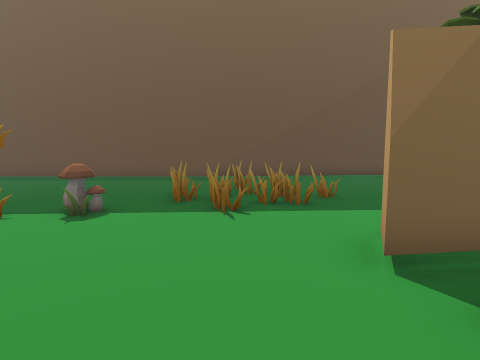
View 1 (above)

24 first-person views from a walk through a Unity game level. The camera is 1.3 m above the floor, tilts 6° down and sees 80° across. The floor is counted in squares, 1 m on a side. Each view is taken from the middle of a square. On the plan, view 1 faces up. The plan holds only what a view shows up to about 13 squares ahead; the rest is blank. The place goes on beyond the plan. The player is left out. Some animated figures are not drawn.

View 2
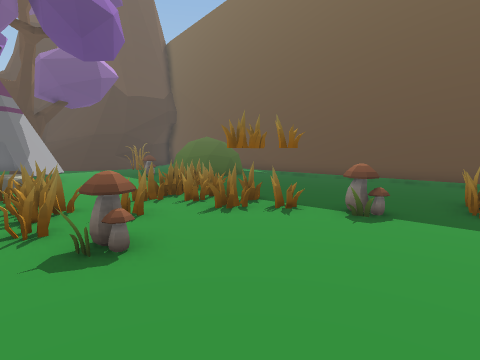

View 3
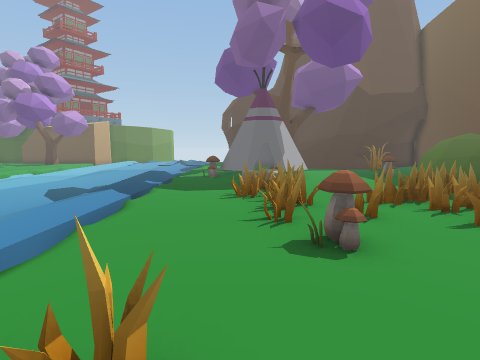

View 4
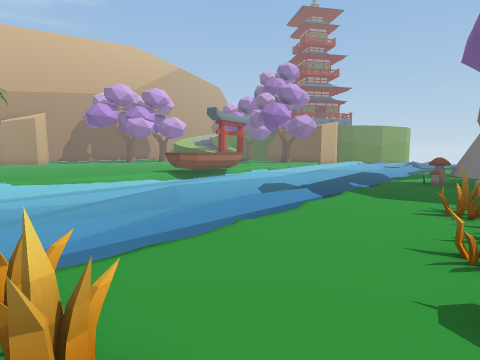

View 5
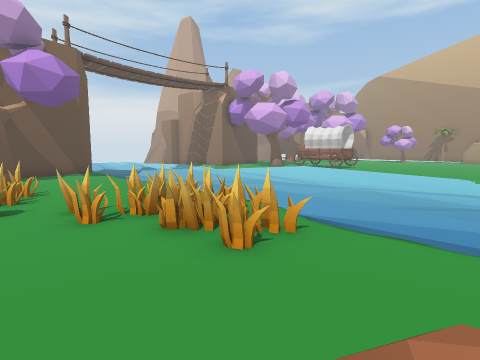

View 6
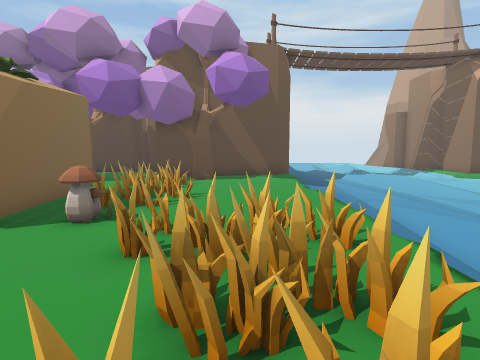

View 7
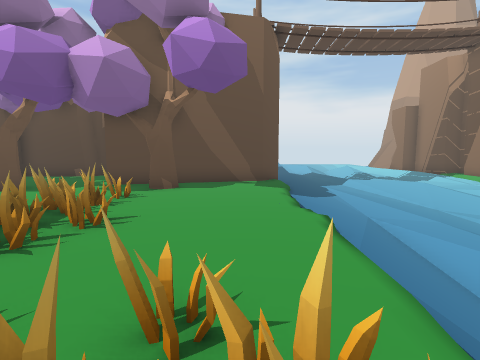

View 8
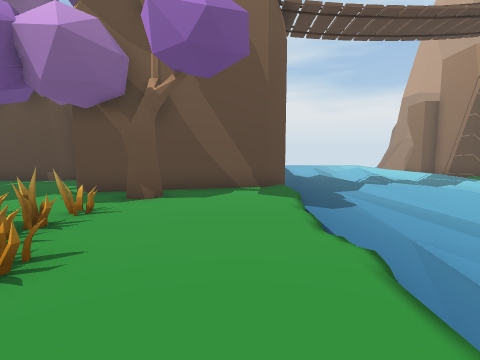

View 9
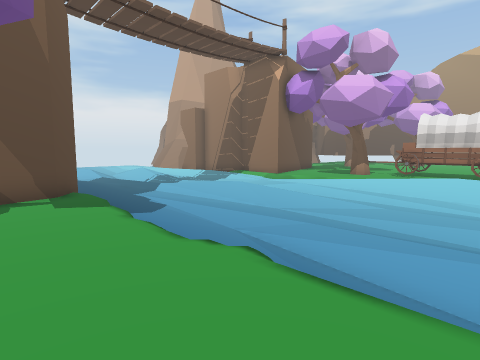

View 10
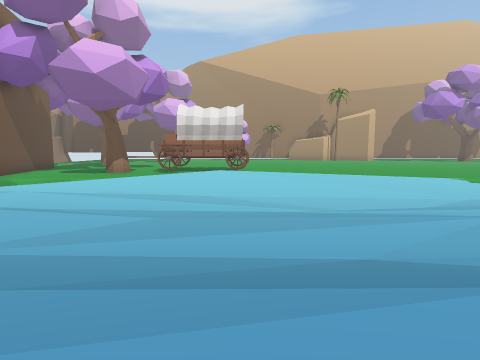

View 11
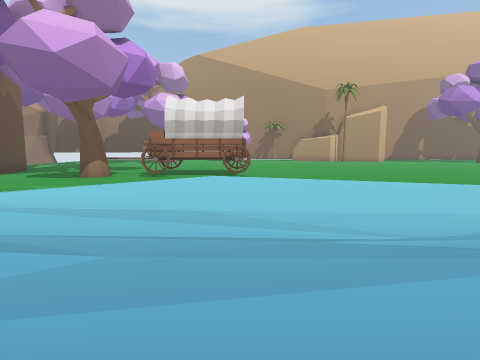

View 12
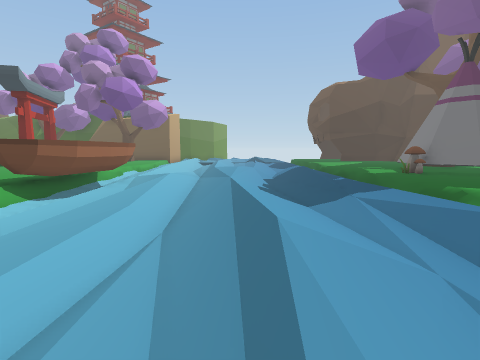

View 13
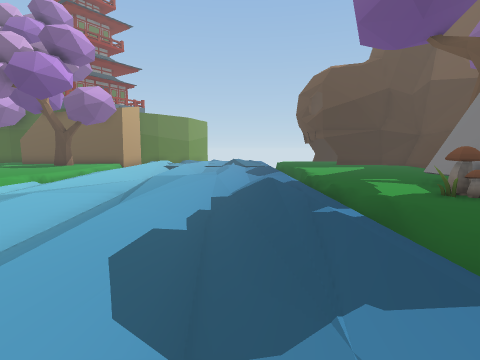

View 14
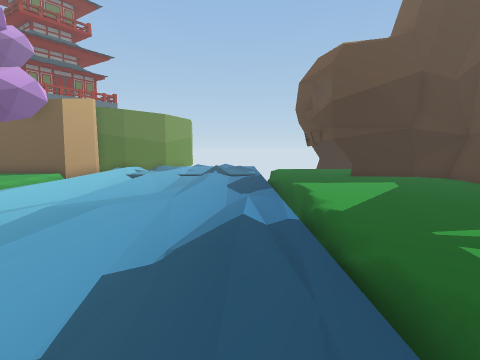

View 15
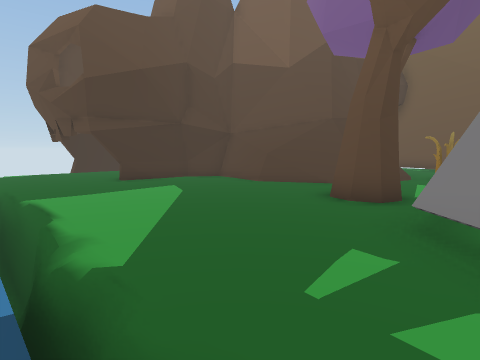

View 16
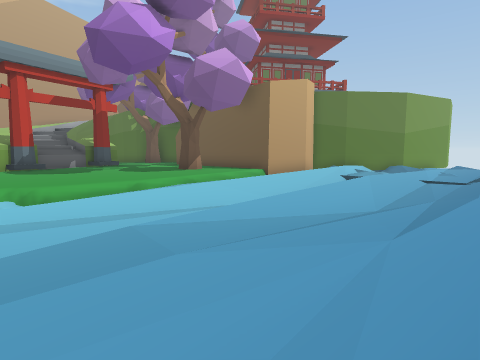

View 17
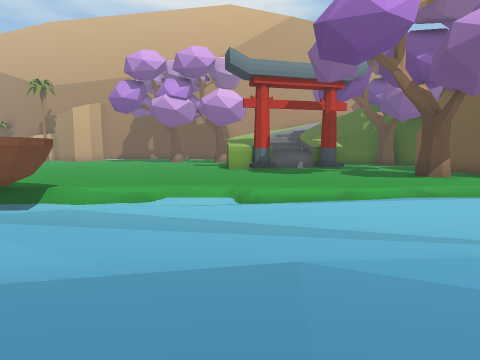

View 18
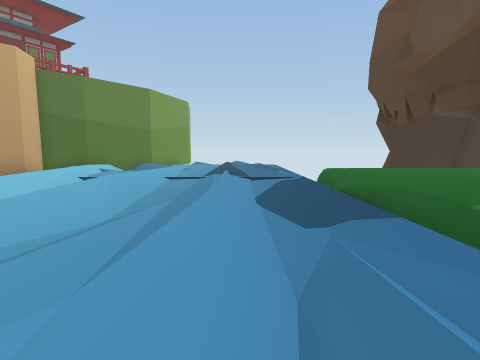

View 19
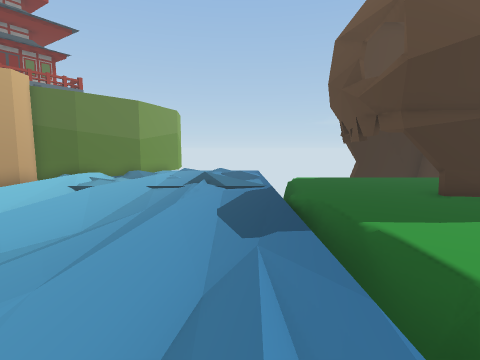

View 20
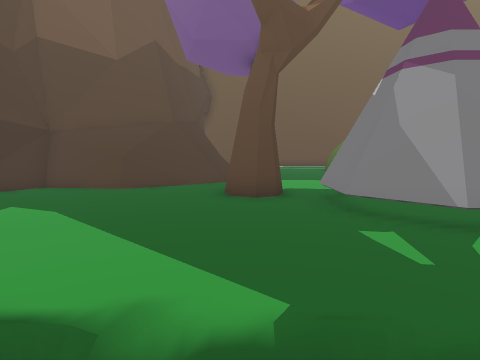

View 21
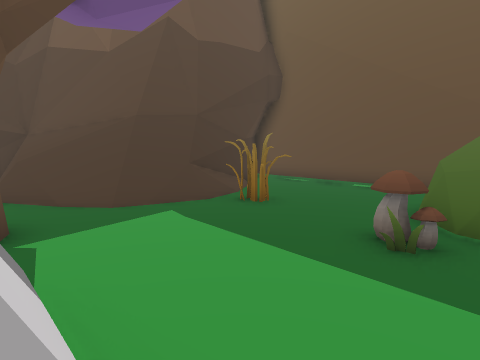

View 22
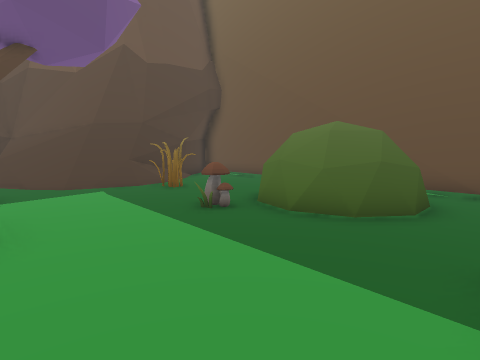

View 23
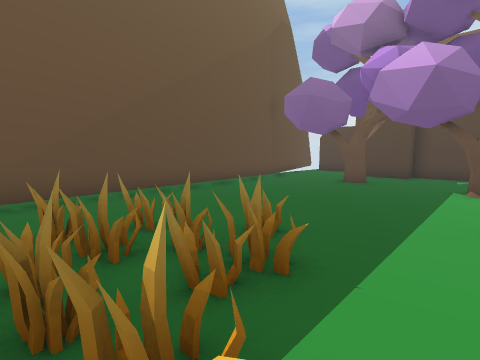

View 24
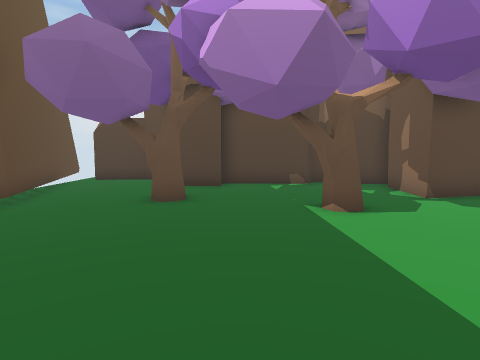

### Floor plan
Key: @ floor where view 1 was taken; # wall or solid block; x gap in a wall; . main floor; : floor 0.25 m higher than the main floor; - floor 0.25 m lower than the main floor; _ floor 0.5 m lower than the main floor; < floor 0.75 m lower than the main floor; / step, stairs or slope; = window, fence, low wall or low ledge; ^ raised ledge; v drop or lower ground; M mushroom; T tree; E tent; C campfire; P plant; B boat; O other object.
Columns run from 34 left of view 1 to 16 right of it. Each row starts with its distance up from view 1.
 14            #####                        #######...#
 13            #...##########################.........#
 12            #.......   ............................#
 11            ##......   P. ....................T..
 10            ##/.....P  P. .........O.........TT.#
  9            ###.P...PPPP...........OO...........##
  8           ##/=/P....PP..........OO.OO...........#
  7          ##=///....M.............O.O............#
  6        ###////..........OO.....M..O........TT...##
  5        ##/////...........OOO.O......... ...T.....#
  4   #    #=v//............  OO........## #........##
  3   #.  ##......T#.EEE.......O........O##..O...####
  2   #.. ##......TTEE.EE  .OOO.........M.OOO....#
  1   #...##........EE..E...OOOOOM........OO.OO.T#
  0   #...#.........EEEEE.C..O........@OO.......T##
 -1    xx#...........EEM............OOOOO.........#
 -2    .............................OO.O..........#
 -3   vvv.../vvvv.......vvvv////vvvv/.............##
 -4   ----//////----------//////////////////---///-#
 -5   /--_//__////////////--.///       //////______----
 -6   /--////////_////////////-/////////////___________
 -7   ----------///////////////////__  /--____________
 -8 --______////-...///////////////____________/////--
 -9 ////////////--..///////////___/----------////..-//
-10   --////////////_//////////////////__------/
-11   /       /<////--.////-------// //<__////////-_
-12 ///////////<__/_---BBB__/_  _____////_///--///--
-13 ......../-/---/-//BBBBBB/   /////////////:.///-
-14 #O####<///....///..   BB     ....         ///..
-15 ###  #.................      .......     ......#
-16      #.T..............       .........O .O.T...##
-17      #.TT.............       .........OOOOOTT...#
-18      #.................      .........OOOO   ...#
-19      # ................               O  O      #
-20      O ......O=........
-21      O   OO ^O^

Where each view was taken, in squares from view 1:
view 1: 0 up, 0 right, facing up
view 2: 0 up, 1 left, facing up-left
view 3: 0 up, 1 left, facing left
view 4: 1 up, 2 left, facing down-left
view 5: 2 up, 5 left, facing down-right
view 6: 1 down, 3 left, facing right
view 7: 2 down, 0 right, facing right
view 8: 2 down, 2 right, facing right
view 9: 1 down, 3 right, facing down-right
view 10: 4 down, 4 right, facing down
view 11: 6 down, 4 right, facing down
view 12: 8 down, 4 left, facing left
view 13: 6 down, 9 left, facing left
view 14: 5 down, 14 left, facing left
view 15: 4 down, 17 left, facing up-left
view 16: 6 down, 19 left, facing down-left
view 17: 7 down, 20 left, facing down
view 18: 6 down, 21 left, facing left
view 19: 5 down, 20 left, facing left
view 20: 5 down, 20 left, facing up
view 21: 3 up, 14 left, facing up-left
view 22: 3 up, 10 left, facing up-left
view 23: 5 up, 1 left, facing up-right
view 24: 8 up, 3 right, facing right
